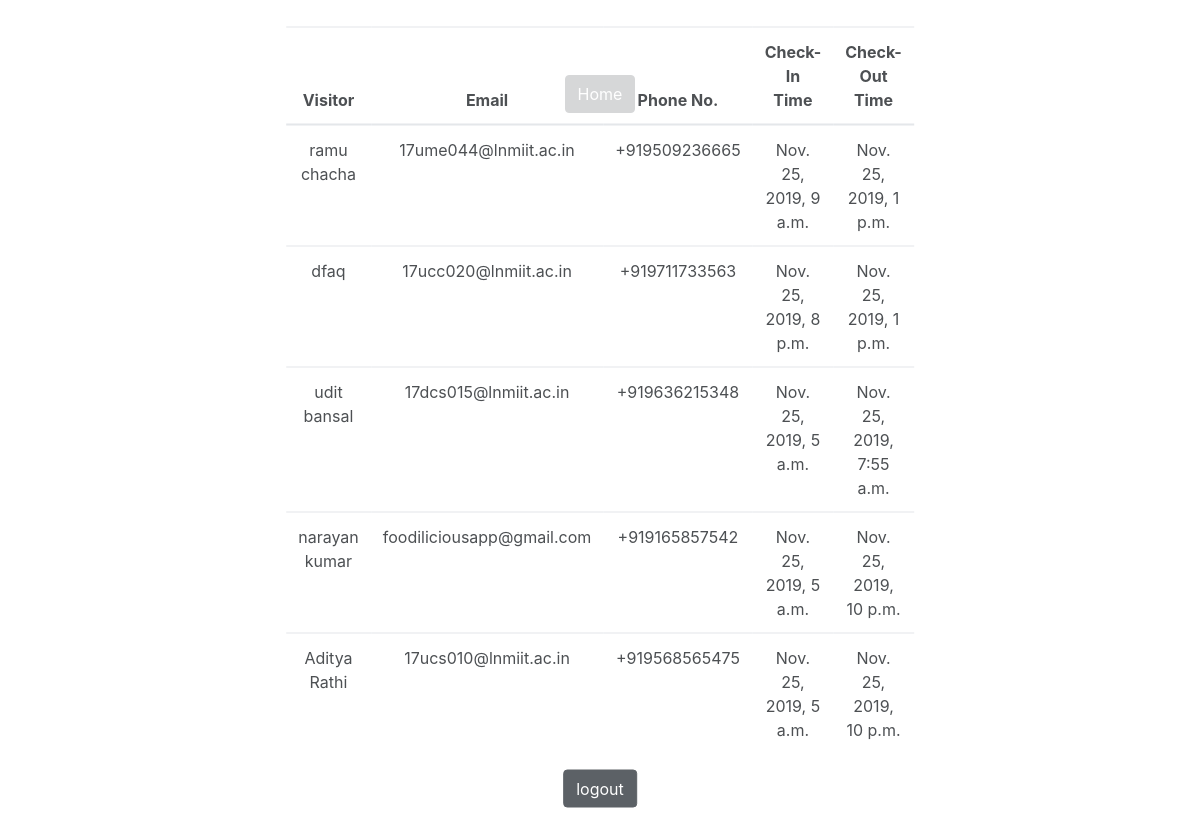
/hosts/ (signed in), run on the app's committed database.
### Entry/models.py (models this page shows)
class visit(models.Model):
    timeofadding=models.DateTimeField(auto_now_add=True)
    timein=models.DateTimeField()
    timeout=models.DateTimeField(null=True)
    tenttimeout=models.DateTimeField(null=True)
    visitor=models.ForeignKey(visitor, related_name='visitor', on_delete=models.CASCADE)
    host=models.ForeignKey(host, related_name='host', on_delete=models.CASCADE)
    address=models.CharField(max_length=250)

class visitor(models.Model):
    name=models.CharField(max_length=30)
    email=models.EmailField()
    phone = PhoneNumberField(null=False, blank=False, unique=False)

### Entry/views.py (the view)
# urls.py: path('hosts/',  views.hostview, name='host'),
def hostview(request):
    if request.user.is_authenticated:
        hid=request.user.host
        allvisits=visit.objects.filter(host=hid)
        context={'allvisits':allvisits}
        return render(request, 'host.html', context)
    else:
        return render(request, 'host.html')

### templates/host.html (shortened to what this page needs)
{% extends 'base.html' %}
{% block content %}
{% if user.is_authenticated %}
<h1 class='display-4'>Hi {{ user.first_name }} {{user.last_name}}!</h1>
    <div class="centerloginbox">
      <table class="ui celled table">
        <thead>
          <tr><th>Visitor</th>
          <th>Email</th>
          <th>Phone No.</th>
          <th>Check-In Time</th>
          <th>Check-Out Time</th>
        </tr></thead>
        <tbody>
        {% for visit in allvisits %}
        <tr>
        <td>{{ visit.visitor.name }}</td>
        <td>
        {{ visit.visitor.email }}</td>
        <td>
          {{ visit.visitor.phone }}</td>
        <td>
          {{ visit.timein }}</td>
        <td>
          {{ visit.timeout }}</td>
        </tr>
        {% endfor %}
        </tbody>
      </table>
      <div class=text-center><p><a href="{% url 'logout' %}" class="btn btn-dark" role="button" aria-pressed="true">logout</a></p></div>
      </div>
      <div class="text-center">
          <a href="{% url 'home' %}" class="btn btn-dark" role="button" aria-pressed="true">Home</a>
        </div>
{% else %}
  <p>You are not logged in</p>
  <a href="{% url 'login' %}">login</a>
{% endif %}
{% endblock %}

### templates/base.html (style rules this page uses)
h1 { color: white; }
.centerloginbox { background-color: white; opacity: 0.8; padding: 30px; width: fit-content; border-radius: 7%; position: absolute; left: 50%; top: 50%; transform: translate(-50%, -50%); }
body { background-image: url('https://images.pexels.com/photos/1591060/pexels-photo-1591060.jpeg?auto=compress&cs=tinysrgb&dpr=2&h=650&w=940'); }

### data on the page
visit: visitor.name "ramu chacha", visitor.email "17ume044@lnmiit.ac.in", visitor.phone "+919509236665", timein "Nov. 25, 2019, 9 a.m.", timeout "Nov. 25, 2019, 1 p.m."
visit: visitor.name "dfaq", visitor.email "17ucc020@lnmiit.ac.in", visitor.phone "+919711733563", timein "Nov. 25, 2019, 8 p.m.", timeout "Nov. 25, 2019, 1 p.m."
visit: visitor.name "udit bansal", visitor.email "17dcs015@lnmiit.ac.in", visitor.phone "+919636215348", timein "Nov. 25, 2019, 5 a.m.", timeout "Nov. 25, 2019, 7:55 a.m."
visit: visitor.name "narayan kumar", visitor.email "foodiliciousapp@gmail.com", visitor.phone "+919165857542", timein "Nov. 25, 2019, 5 a.m.", timeout "Nov. 25, 2019, 10 p.m."
visit: visitor.name "Aditya Rathi", visitor.email "17ucs010@lnmiit.ac.in", visitor.phone "+919568565475", timein "Nov. 25, 2019, 5 a.m.", timeout "Nov. 25, 2019, 10 p.m."
